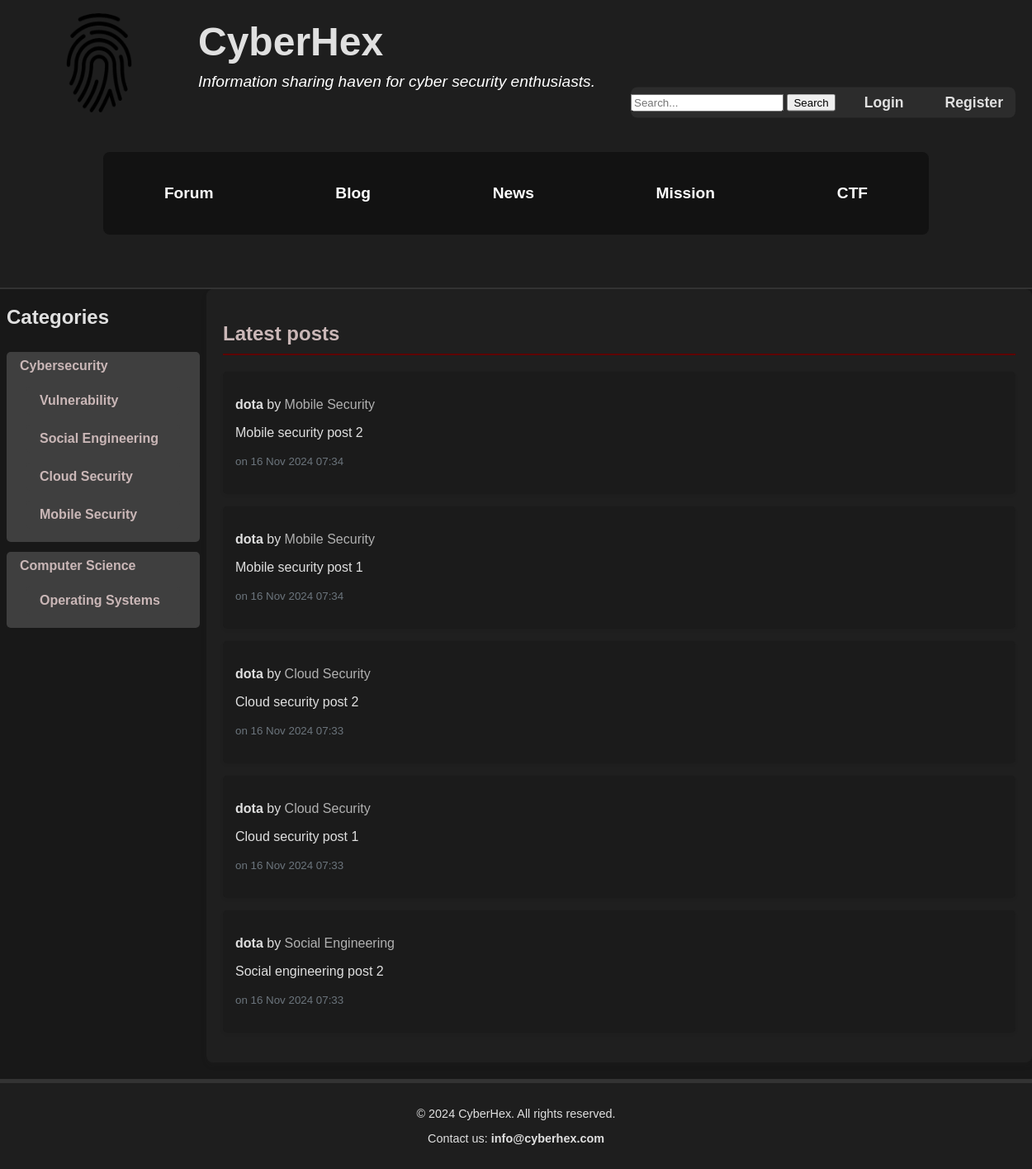
The page / on the database its author committed.
### discussion_forum/models.py (models this page shows, shortened)
class Category(models.Model):
    name = models.CharField(max_length=100)
    description = models.TextField(blank=True)

class Topic(models.Model):
    title = models.CharField(max_length=200)
    content = models.TextField()
    category = models.ForeignKey(Category, related_name="topics", on_delete=models.CASCADE)
    author = models.ForeignKey(User, related_name="topics", on_delete=models.CASCADE)
    created_at = models.DateTimeField(auto_now_add=True)

class Post(models.Model):
    topic = models.ForeignKey(Topic, related_name="posts", on_delete=models.CASCADE)
    author = models.ForeignKey(User, related_name="posts", on_delete=models.CASCADE)
    content = models.TextField()
    created_at = models.DateTimeField(auto_now_add=True)

### user_accounts/models.py (models this page shows, shortened)
class User(AbstractUser):
    bio = models.TextField(blank=True)
    birth_date = models.DateField(null=True, blank=True)
    post_count = models.PositiveIntegerField(default=0)
    like_count = models.PositiveIntegerField(default=0)
    comment_count = models.PositiveIntegerField(default=0)
    level = models.CharField(max_length=50, blank=True)

### discussion_forum/views.py (the view)
# urls.py: path('', views.forum_index, name='forum_index'),
def forum_index(request):
    categories = Category.objects.prefetch_related('topics').all()
    latest_posts = Post.objects.select_related('author', 'topic').order_by('-created_at')[:5]
    return render(request, 'discussion_forum/forum_index.html', {
        'categories': categories,
        'latest_posts': latest_posts,
    })

### discussion_forum/templates/discussion_forum/forum_index.html
{% extends 'layout.html' %} {% load static %} {% block content %}
<main>
  <section class="categories">
    <h2>Categories</h2>
    <ul>
      {% for category in categories %}
      <li>
        <a
          href="{% url 'discussion_forum:category_topics' category_id=category.id %}"
        >
          {{ category.name }}
        </a>
        <ul>
          {% for topic in category.topics.all %}
          <li>
            <a
              href="{% url 'discussion_forum:topic_detail' topic_title=topic.title %}"
            >
              {{ topic.title }}
            </a>
          </li>
          {% empty %}
          <li>No content for this category.</li>
          {% endfor %}
        </ul>
      </li>
      {% empty %}
      <li>No categories exist.</li>
      {% endfor %}
    </ul>
  </section>
  <section class="latest-posts">
    <h2>Latest posts</h2>
    <ul>
      {% for post in latest_posts %}
      <li>
        <p>
          <strong>{{ post.author.username }}</strong> by
          <a
            href="{% url 'discussion_forum:topic_detail' topic_title=post.topic.title %}"
            >{{ post.topic.title }}</a
          >
        </p>
        <p>{{ post.content|truncatewords:20 }}</p>
        <p><small>on {{ post.created_at|date:"d M Y H:i" }}</small></p>
      </li>
      {% empty %}
      <li>There are no posts yet.</li>
      {% endfor %}
    </ul>
  </section>
</main>
{% endblock %}

### static/css/style.css (style rules this page uses)
body { font-family: "Arial", sans-serif; background-color: #181818; color: #e0e0e0; margin: 0; padding: 0; display: grid; grid-template-rows: auto 1fr auto; grid-template-areas: "header" "main" "footer"; }
main { display: grid; grid-template-columns: 1fr 4fr; grid-template-areas: "sidebar content"; }
.latest-posts { background-color: rgb(31, 31, 31); border-radius: 8px; box-shadow: 0 4px 6px rgba(37, 37, 37, 0.1); padding: 20px; margin-bottom: 20px; }
.categories h2 { padding-left: 8px; }
.latest-posts h2 { color: #cab7b7; border-bottom: 2px solid #5e0000; padding-bottom: 10px; }
.categories ul { list-style-type: none; padding: 8px; display: flex; gap: 12px; flex-direction: column; }
.categories ul li { padding: 8px 16px; background-color: #3f3f3f; border-radius: 5px; transition: background-color 0.3s ease; }
.categories a { color: #cab7b7; text-decoration: none; font-weight: bold; }
.categories ul ul { margin-left: 12pxpx; margin-top: 8px; }
.latest-posts ul { list-style-type: none; padding: 0; }
.latest-posts li { background-color: rgb(27, 27, 27); border-radius: 5px; padding: 15px; margin-bottom: 15px; box-shadow: 0 2px 4px rgba(0, 0, 0, 0.05); }
.latest-posts a { color: #b1b1b1; text-decoration: none; }
.latest-posts small { color: #6c757d; }

### rows shown on the page
Category: name "Cybersecurity"
Topic: title "Vulnerability"
Topic: title "Social Engineering"
Topic: title "Cloud Security"
Topic: title "Mobile Security"
Category: name "Computer Science"
Topic: title "Operating Systems"
Post: author.username "dota", topic "Mobile Security", content "Mobile security post 2", created_at "16 Nov 2024 07:34"
Post: author.username "dota", topic "Mobile Security", content "Mobile security post 1", created_at "16 Nov 2024 07:34"
Post: author.username "dota", topic "Cloud Security", content "Cloud security post 2", created_at "16 Nov 2024 07:33"
Post: author.username "dota", topic "Cloud Security", content "Cloud security post 1", created_at "16 Nov 2024 07:33"
Post: author.username "dota", topic "Social Engineering", content "Social engineering post 2", created_at "16 Nov 2024 07:33"
